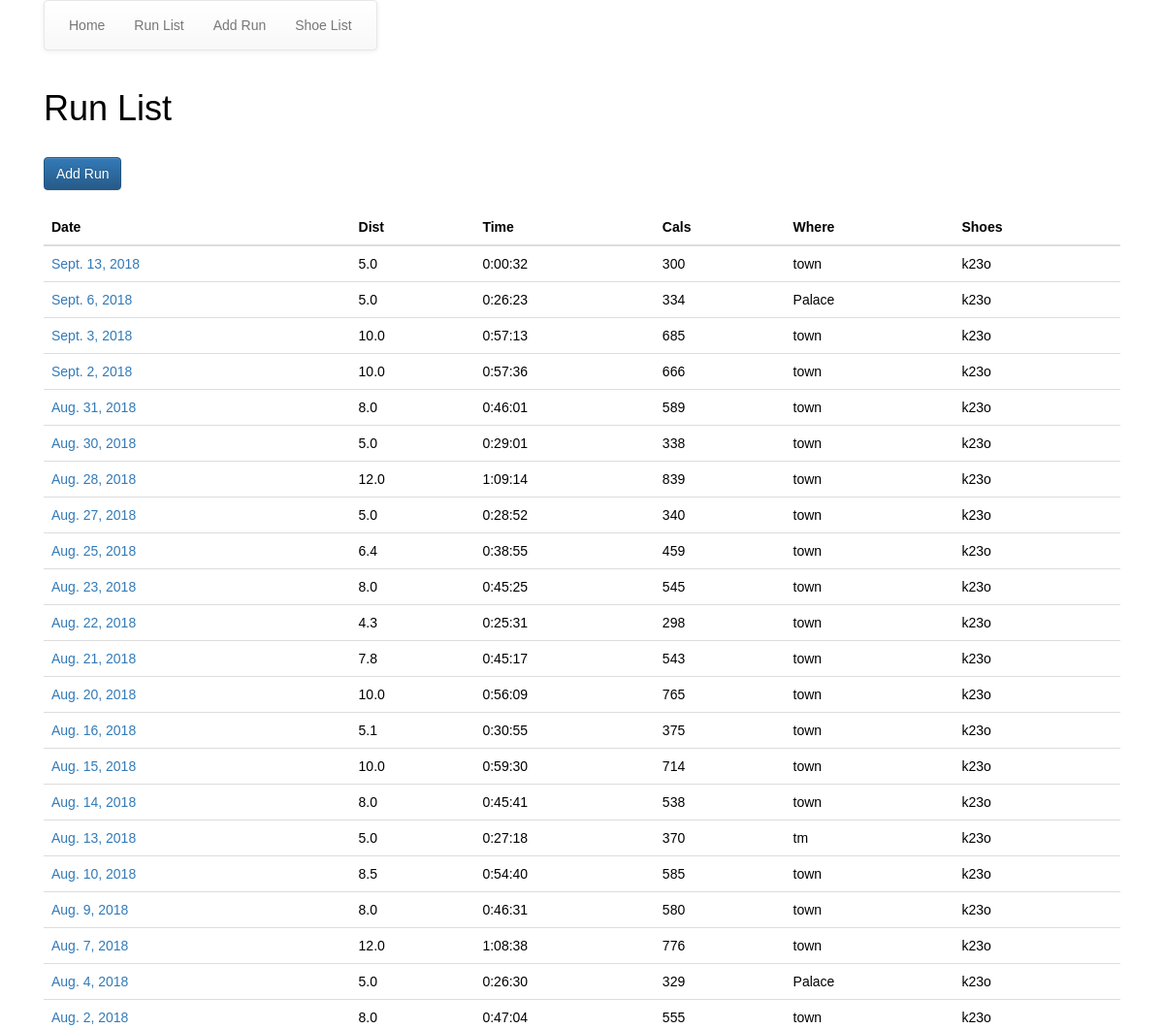
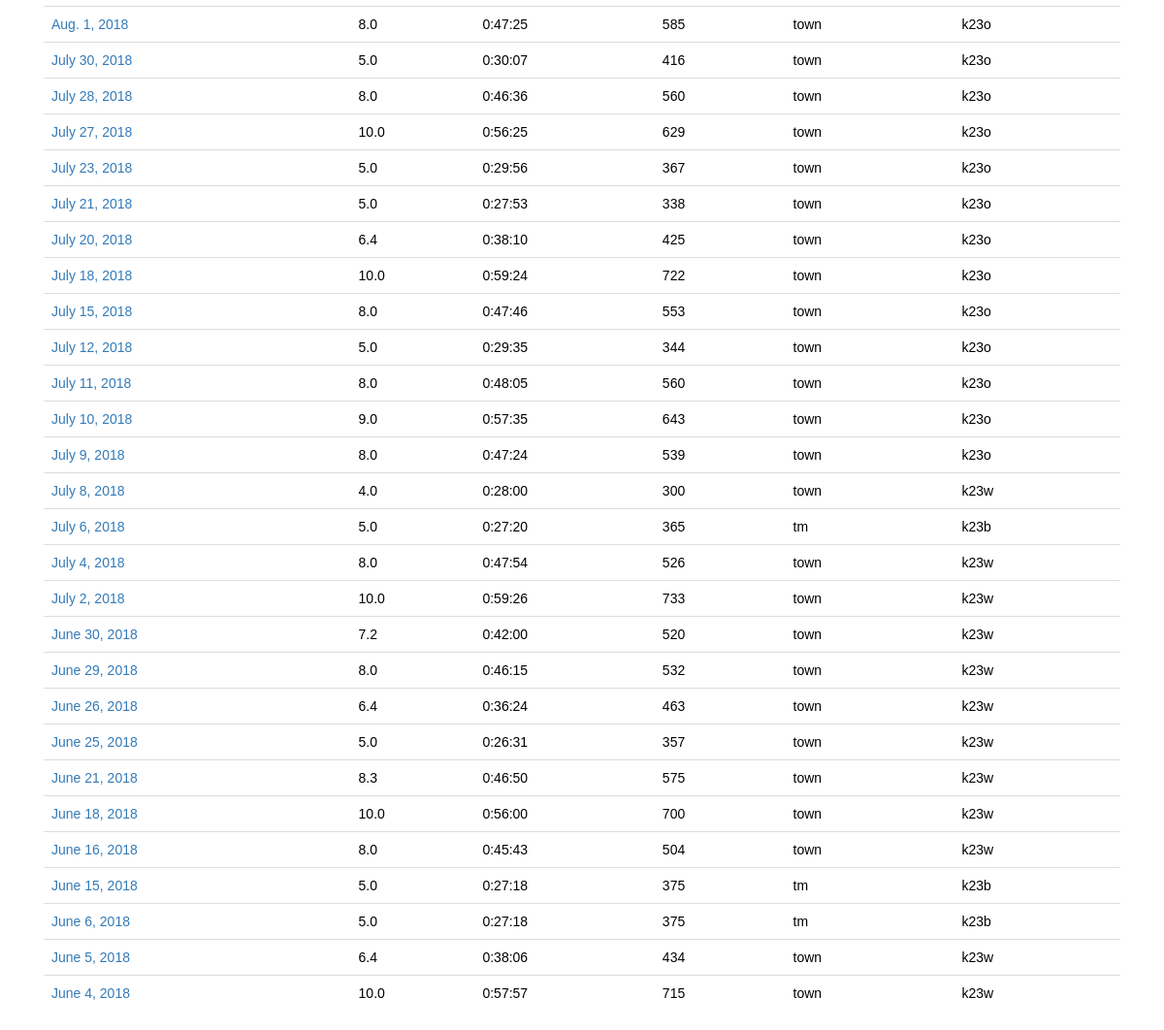
The page /run_app/run_list/ on the database as committed earlier (2 pictures, top to bottom).
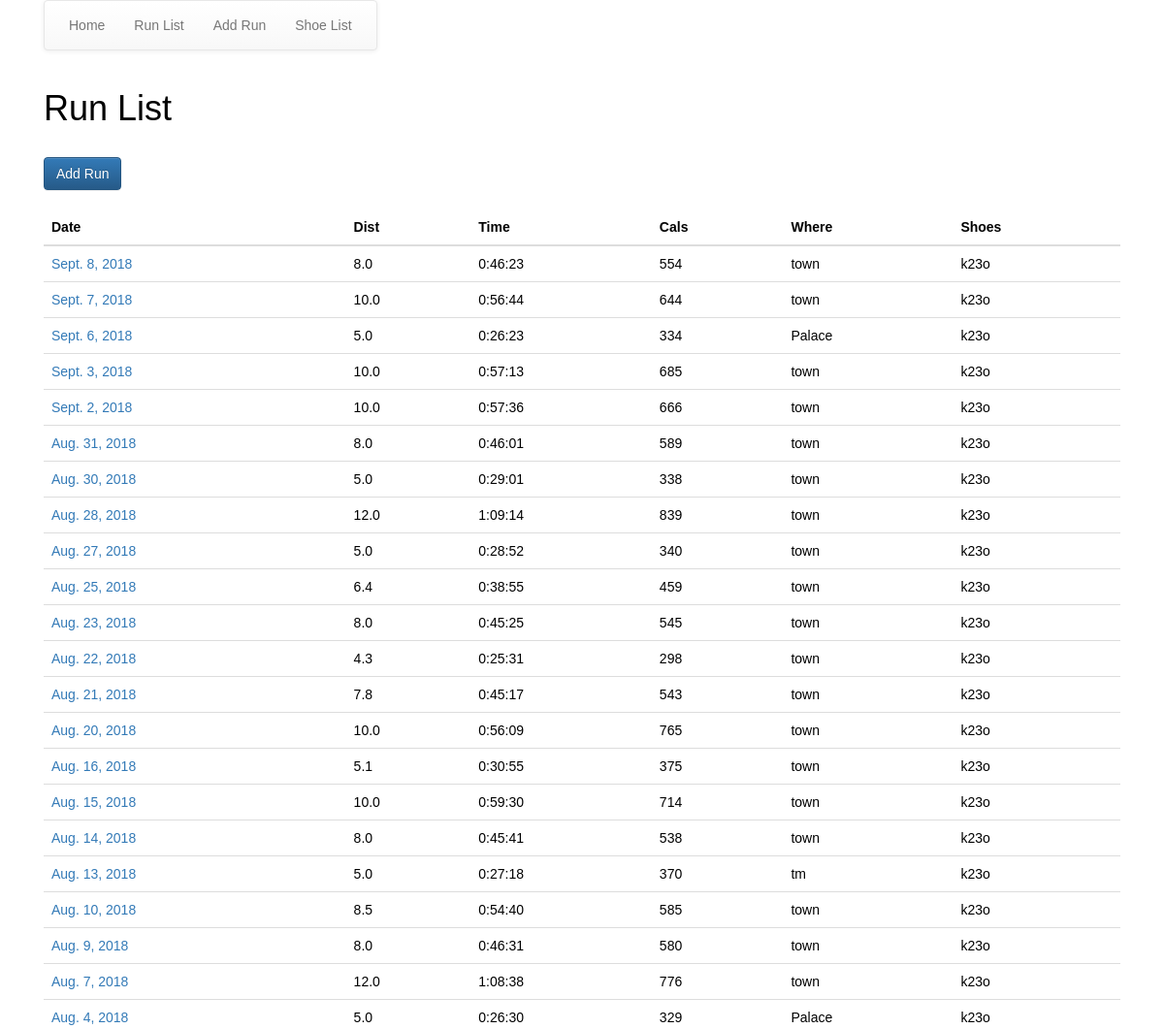
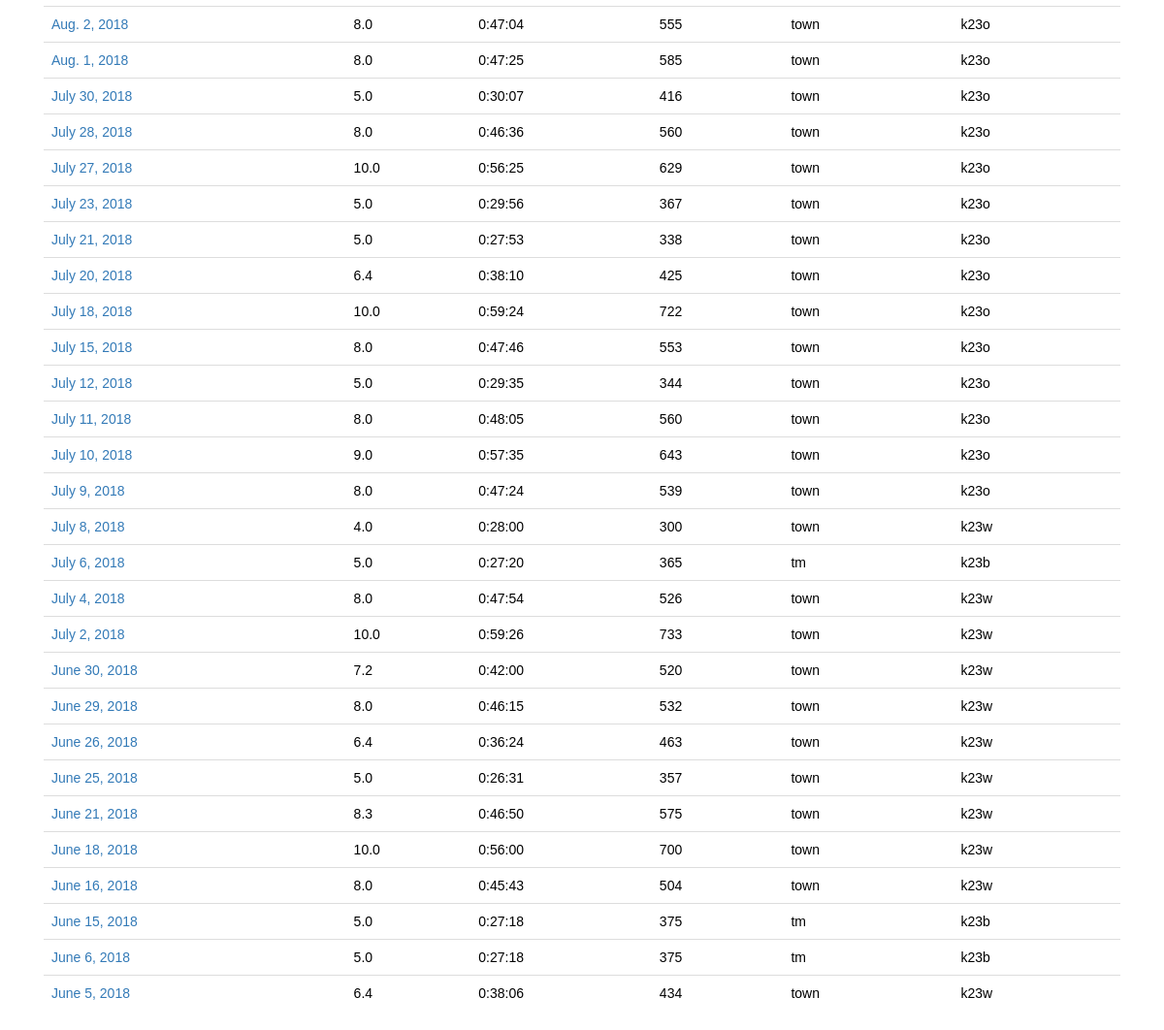
The same page on the database as committed later (2 pictures, top to bottom).
### run_app/models.py (models this page shows, shortened)
class Run(models.Model):
    LOCATION_CHOICES = (
    ('1','town'),
    ('2','palace'),
    ('3','tamagawa'),
    ('4','tm')
    )
    date = models.DateField()
    dist = models.FloatField()
    time = models.DurationField()
    cals = models.PositiveIntegerField()
    shoes = models.ForeignKey(Shoes, on_delete=models.CASCADE,related_name='run')
    location = models.CharField(choices=LOCATION_CHOICES, max_length=30)

class Shoes(models.Model):
    name = models.CharField(max_length=30, unique=True)
    active = models.BooleanField()
    main_shoe = models.BooleanField(default=False)
    def __str__(self):
        return self.name

### run_app/views.py (the view)
class RunListView(ListView):
    model = Shoes
    queryset = Run.objects.all().order_by('-date')
    paginate_by = 50

### run_app/templates/run_app/run_list.html
{%extends "run_app/base.html"%}
{%load staticfiles%}
{%block body_block%}
<h1>Run List</h1>
<br>
<a href="{% url 'run_app:add_run' %}"> <button class="btn btn-primary">Add Run</button></a>
<br>
<br>
<table class="table">
  <thead>
    <th>Date</th>
    <th>Dist</th>
    <th>Time</th>
    <th>Cals</th>
    <th>Where</th>
    <th>Shoes</th>
  </thead>
  <tbody>
    {%for run in run_list%}
    <tr>
      <td><a href='/run_app/update_run/{{run.id}}/'>{{run.date}}</td>
      <td>{{run.dist}}</td>
      <td>{{run.time}}</td>
      <td>{{run.cals}}</td>
      <td>{{run.get_location_display}}</td>
      <td>{{run.shoes}}</td>
    </tr>
    {%endfor%}
  </tbody>
</table>
{%endblock%}

Rows that differ between the two databases and show on the page:
removed Run: date "Sept. 13, 2018", dist "5.0", time "0:00:32", cals "300", location "town", shoes "k23o"
no longer on this page (row unchanged): Run: date "June 4, 2018", dist "10.0", time "0:57:57", cals "715", location "town", shoes "k23w"
added Run: date "Sept. 8, 2018", dist "8.0", time "0:46:23", cals "554", location "town", shoes "k23o"
added Run: date "Sept. 7, 2018", dist "10.0", time "0:56:44", cals "644", location "town", shoes "k23o"
